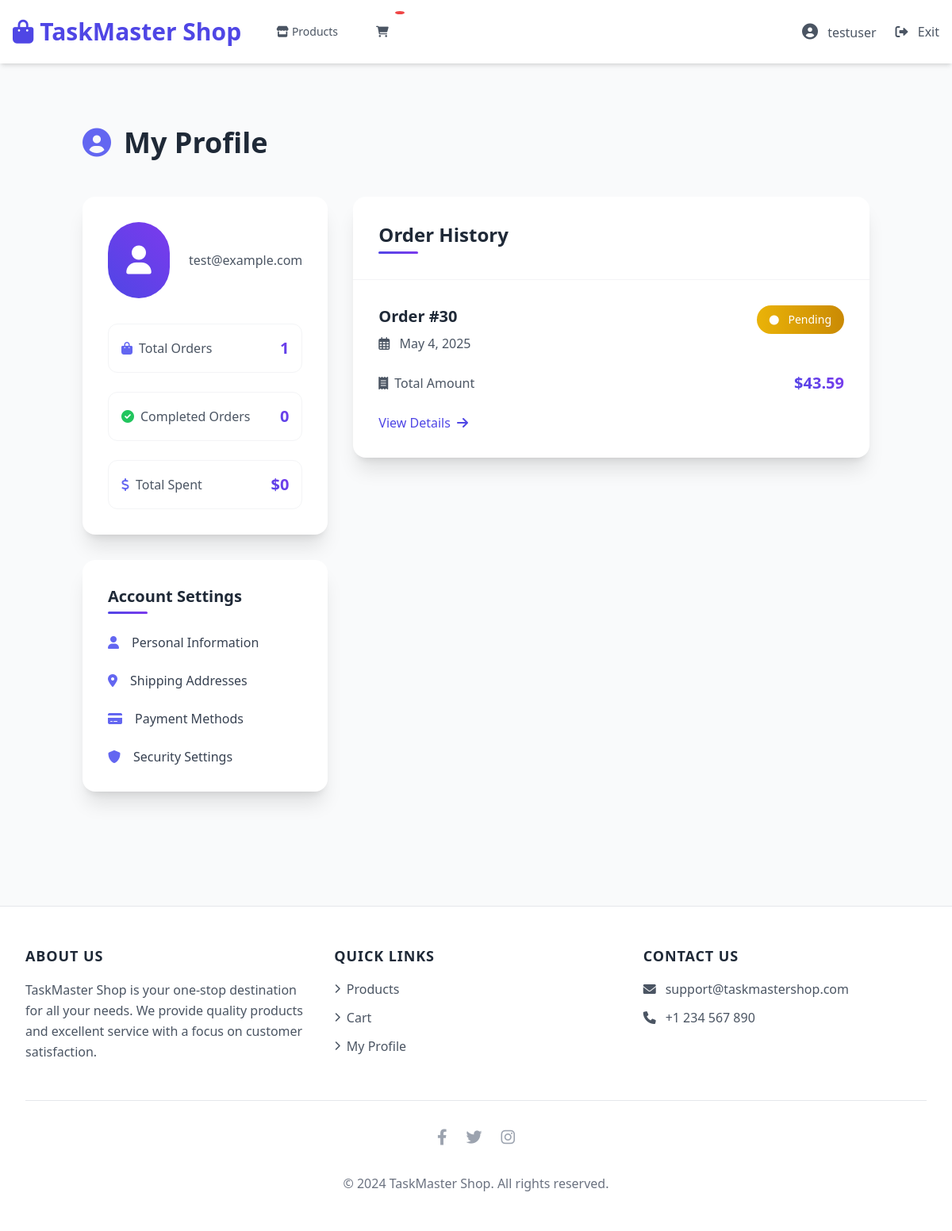
The app's page /shop/profile/ (signed in), older data.
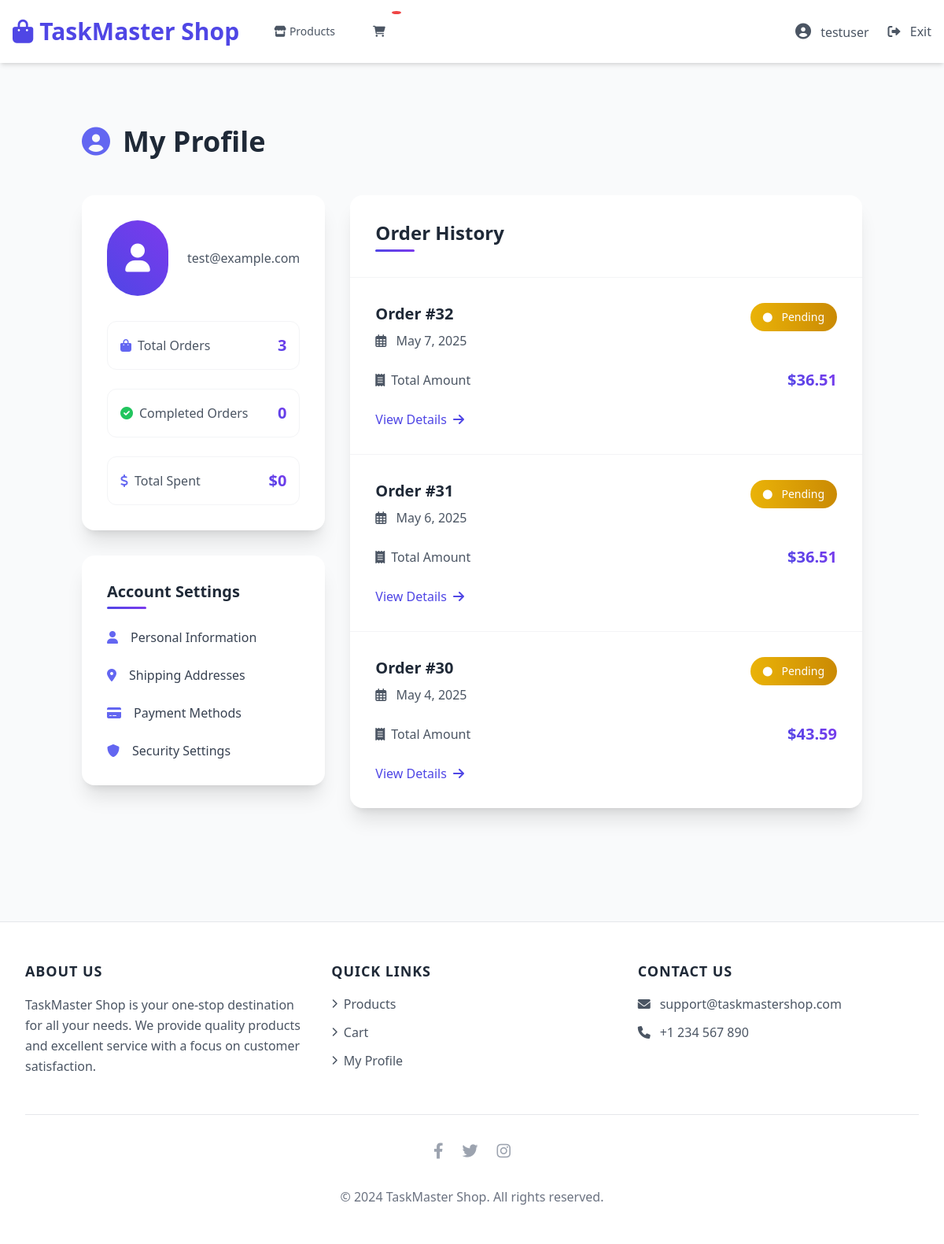
The same page, newer data.
### TASKMASTERAPP/models.py (models this page shows, shortened)
class CustomUser(AbstractUser):
    USER_TYPES = [
        ('user', 'Regular User'),
        ('admin', 'Administrator'),
    ]
    GENDER_CHOICES = [
        ('male', 'Male'),
        ('female', 'Female'),
        ('other', 'Other'),
    ]
    profile_picture = models.ImageField(upload_to='profile_pics/', null=True, blank=True, default='default-profile.jpg')
    bio = models.TextField(max_length=500, blank=True, null=True)
    date_of_birth = models.DateField(null=True, blank=True)
    phone_number = models.CharField(max_length=15, blank=True, null=True)
    gender = models.CharField(max_length=10, choices=GENDER_CHOICES, blank=True, null=True)
    address = models.TextField(blank=True, null=True)
    social = models.URLField(blank=True, null=True)
    user_type = models.CharField(max_length=10, choices=USER_TYPES, default='user')

### shop/models.py (models this page shows, shortened)
class Order(models.Model):
    STATUS_CHOICES = (
        ('pending', 'Pending'),
        ('processing', 'Processing'),
        ('shipped', 'Shipped'),
        ('delivered', 'Delivered'),
        ('completed', 'Completed'),
        ('cancelled', 'Cancelled'),
    )
    PAYMENT_METHOD_CHOICES = (
        ('cod', 'Cash on Delivery'),
        ('online', 'Online Payment'),
    )
    user = models.ForeignKey(settings.AUTH_USER_MODEL, on_delete=models.CASCADE)
    first_name = models.CharField(max_length=50)
    last_name = models.CharField(max_length=50)
    email = models.EmailField()
    phone = models.CharField(max_length=20)
    shipping_address = models.TextField()
    payment_method = models.CharField(max_length=20, choices=PAYMENT_METHOD_CHOICES, default='cod')
    created_at = models.DateTimeField(auto_now_add=True)
    updated_at = models.DateTimeField(auto_now=True)
    status = models.CharField(max_length=20, choices=STATUS_CHOICES, default='pending')
    subtotal = models.DecimalField(max_digits=10, decimal_places=2)
    shipping_cost = models.DecimalField(max_digits=10, decimal_places=2)
    tax = models.DecimalField(max_digits=10, decimal_places=2)
    total = models.DecimalField(max_digits=10, decimal_places=2)

### shop/views.py (the view)
# urls.py: path('profile/', views.UserProfileView.as_view(), name='user_profile'),
class UserProfileView(LoginRequiredMixin, View):
    template_name = 'shop/profile.html'
    def get(self, request):
        user = request.user
        orders = Order.objects.filter(user=user).order_by('-created_at')
        total_orders = orders.count()
        completed_orders = orders.filter(status='completed').count()
        pending_orders = orders.filter(status='pending').count()
        total_spent = orders.filter(status='completed').aggregate(
            total=Sum('total')
        )['total'] or 0
        context = {
            'user': user,
            'total_orders': total_orders,
            'completed_orders': completed_orders,
            'pending_orders': pending_orders,
            'total_spent': total_spent,
            'orders': orders,
        }
        return render(request, self.template_name, context)

### shop/templates/shop/profile.html (shortened to what this page needs)
{% extends "base.html" %}
{% load static %}
{% load shop_filters %}
{% block content %}
<div class="container mx-auto px-4 py-12">
    <div class="max-w-6xl mx-auto">
        <h1 class="text-4xl font-bold mb-12 text-gray-800 flex items-center">
            <i class="fas fa-user-circle mr-4 text-indigo-500"></i>
            My Profile
        </h1>
        <div class="grid grid-cols-1 md:grid-cols-3 gap-8">
            <div class="col-span-1">
                <div class="profile-card bg-white rounded-2xl shadow-xl p-8">
                    <div class="flex items-center space-x-6 mb-8">
                        <div class="avatar-container w-24 h-24 rounded-full flex items-center justify-center">
                            <i class="fas fa-user text-white text-4xl"></i>
                        </div>
                        <div>
                            <p class="text-gray-600">{{ user.email }}</p>
                        </div>
                    </div>
                    <div class="space-y-6">
                        <div class="stat-item flex justify-between items-center p-4 rounded-xl border border-gray-100">
                            <span class="text-gray-600 flex items-center">
                                <i class="fas fa-shopping-bag mr-2 text-indigo-500"></i>
                                Total Orders
                            </span>
                            <span class="text-xl font-bold price-tag">{{ total_orders }}</span>
                        </div>
                        <div class="stat-item flex justify-between items-center p-4 rounded-xl border border-gray-100">
                            <span class="text-gray-600 flex items-center">
                                <i class="fas fa-check-circle mr-2 text-green-500"></i>
                                Completed Orders
                            </span>
                            <span class="text-xl font-bold price-tag">{{ user|get_completed_orders_count }}</span>
                        </div>
                        <div class="stat-item flex justify-between items-center p-4 rounded-xl border border-gray-100">
                            <span class="text-gray-600 flex items-center">
                                <i class="fas fa-dollar-sign mr-2 text-indigo-500"></i>
                                Total Spent
                            </span>
                            <span class="text-xl font-bold price-tag">${{ user|get_total_spent }}</span>
                        </div>
                    </div>
                </div>
                <div class="profile-card bg-white rounded-2xl shadow-xl p-8 mt-8">
                    <h3 class="text-xl font-bold mb-6 text-gray-800 section-title">Account Settings</h3>
                    <div class="space-y-6">
                        <a href="#" class="settings-link flex items-center text-gray-700 hover:text-indigo-600">
                            <i class="fas fa-user mr-4 text-indigo-500"></i>
                            Personal Information
                        </a>
                        <a href="#" class="settings-link flex items-center text-gray-700 hover:text-indigo-600">
                            <i class="fas fa-map-marker-alt mr-4 text-indigo-500"></i>
                            Shipping Addresses
                        </a>
                        <a href="#" class="settings-link flex items-center text-gray-700 hover:text-indigo-600">
                            <i class="fas fa-credit-card mr-4 text-indigo-500"></i>
                            Payment Methods
                        </a>
                        <a href="#" class="settings-link flex items-center text-gray-700 hover:text-indigo-600">
                            <i class="fas fa-shield-alt mr-4 text-indigo-500"></i>
                            Security Settings
                        </a>
                    </div>
                </div>
            </div>
            <div class="col-span-2">
                <div class="profile-card bg-white rounded-2xl shadow-xl">
                    <div class="p-8 border-b border-gray-100">
                        <h2 class="text-2xl font-bold text-gray-800 section-title">Order History</h2>
                    </div>
                    <div class="divide-y divide-gray-100">
                        {% for order in orders %}
                        <div class="order-card p-8">
                            <div class="flex justify-between items-start mb-6">
                                <div>
                                    <h3 class="text-xl font-bold text-gray-800">Order #{{ order.id }}</h3>
                                    <p class="text-gray-600 mt-2">
                                        <i class="far fa-calendar-alt mr-2"></i>
                                        {{ order.created_at|date:"F j, Y" }}
                                    </p>
                                </div>
                                <span class="status-badge px-4 py-2 rounded-full text-sm font-medium
                                    {% if order.status == 'completed' %}bg-gradient-to-r from-green-500 to-green-600 text-white
                                    {% elif order.status == 'pending' %}bg-gradient-to-r from-yellow-500 to-yellow-600 text-white
                                    {% else %}bg-gradient-to-r from-gray-500 to-gray-600 text-white{% endif %}">
                                    <i class="fas fa-circle mr-2 text-xs"></i>
                                    {{ order.get_status_display }}
                                </span>
                            </div>
                            <div class="flex justify-between items-center mb-6">
                                <span class="text-gray-600 flex items-center">
                                    <i class="fas fa-receipt mr-2"></i>
                                    Total Amount
                                </span>
                                <span class="text-xl font-bold price-tag">${{ order.total }}</span>
                            </div>
                            <div class="mt-6">
                                <a href="{% url 'shop:order_detail' order.id %}"
                                   class="view-details-link inline-flex items-center text-indigo-600 hover:text-indigo-800 font-medium">
                                    View Details
                                    <i class="fas fa-arrow-right ml-2"></i>
                                </a>
                            </div>
                        </div>
                        {% endfor %}
                    </div>
                </div>
            </div>
        </div>
    </div>
</div>
{% endblock %}

### templates/base.html (shortened to what this page needs)
<!DOCTYPE html>
<html lang="en">
<head>
    <script src="https://cdn.tailwindcss.com"></script>
    <link rel="stylesheet" href="https://cdnjs.cloudflare.com/ajax/libs/font-awesome/6.0.0/css/all.min.css">
</head>
<body class="bg-gray-50 min-h-screen">
    <nav class="bg-white shadow-md sticky top-0 z-50">
        <div class="max-w-7xl mx-auto px-4">
            <div class="flex justify-between h-20">
                <div class="flex items-center">
                    <div class="flex-shrink-0">
                        <a href="{% url 'shop:product_list' %}" class="text-3xl font-bold text-indigo-600 hover:text-indigo-700 transition-colors">
                            <i class="fas fa-shopping-bag mr-2"></i>TaskMaster Shop
                        </a>
                    </div>
                    <div class="hidden sm:ml-8 sm:flex sm:space-x-6">
                        <a href="{% url 'shop:product_list' %}"
                           class="nav-link text-gray-600 hover:text-indigo-600 px-3 py-2 text-sm font-medium">
                            <i class="fas fa-store mr-1"></i>Products
                        </a>
                        <a href="{% url 'shop:cart_detail' %}"
                           class="nav-link text-gray-600 hover:text-indigo-600 px-3 py-2 text-sm font-medium cart-icon">
                            <i class="fas fa-shopping-cart"></i>
                            <span class="cart-badge">{% if cart|length %}{{ cart|length }}{% endif %}</span>
                        </a>
                    </div>
                </div>
                <div class="hidden sm:flex sm:items-center">
                    {% if user.is_authenticated %}
                        <div class="ml-6 relative">
                            <div class="flex items-center space-x-6">
                                <a href="{% url 'shop:user_profile' %}"
                                   class="nav-link text-gray-600 hover:text-indigo-600">
                                    <i class="fas fa-user-circle text-xl"></i>
                                    <span class="ml-2">{{ user.get_full_name|default:user.username }}</span>
                                </a>
                                <a href="{% url 'index' %}"
                                   class="nav-link text-gray-600 hover:text-indigo-600">
                                    <i class="fas fa-sign-out-alt"></i>
                                    <span class="ml-2">Exit</span>
                                </a>
                            </div>
                        </div>
                    {% endif %}
                </div>
            </div>
        </div>
    </nav>
    <main class="max-w-7xl mx-auto py-8 sm:px-6 lg:px-8">
        {% block content %}
        {% endblock %}
    </main>
    <footer class="bg-white mt-16 border-t border-gray-200">
        <div class="max-w-7xl mx-auto py-12 px-4 sm:px-6 lg:px-8">
            <div class="grid grid-cols-1 md:grid-cols-3 gap-8">
                <div class="hover-scale">
                    <h3 class="text-lg font-semibold text-gray-800 tracking-wider uppercase mb-4">About Us</h3>
                    <p class="text-gray-600 leading-relaxed">
                        TaskMaster Shop is your one-stop destination for all your needs. We provide quality products and excellent service with a focus on customer satisfaction.
                    </p>
                </div>
                <div>
                    <h3 class="text-lg font-semibold text-gray-800 tracking-wider uppercase mb-4">Quick Links</h3>
                    <ul class="space-y-3">
                        <li>
                            <a href="{% url 'shop:product_list' %}" class="text-gray-600 hover:text-indigo-600 transition-colors flex items-center">
                                <i class="fas fa-chevron-right mr-2 text-xs"></i>Products
                            </a>
                        </li>
                        <li>
                            <a href="{% url 'shop:cart_detail' %}" class="text-gray-600 hover:text-indigo-600 transition-colors flex items-center">
                                <i class="fas fa-chevron-right mr-2 text-xs"></i>Cart
                            </a>
                        </li>
                        {% if user.is_authenticated %}
                        <li>
                            <a href="{% url 'shop:user_profile' %}" class="text-gray-600 hover:text-indigo-600 transition-colors flex items-center">
                                <i class="fas fa-chevron-right mr-2 text-xs"></i>My Profile
                            </a>
                        </li>
                        {% endif %}
                    </ul>
                </div>
                <div>
                    <h3 class="text-lg font-semibold text-gray-800 tracking-wider uppercase mb-4">Contact Us</h3>
                    <ul class="space-y-3">
                        <li class="text-gray-600 hover:text-indigo-600 transition-colors">
                            <a href="mailto:support@taskmastershop.com" class="flex items-center">
                                <i class="fas fa-envelope mr-3"></i>
                                support@taskmastershop.com
                            </a>
                        </li>
                        <li class="text-gray-600 hover:text-indigo-600 transition-colors">
                            <a href="tel:+1234567890" class="flex items-center">
                                <i class="fas fa-phone mr-3"></i>
                                +1 234 567 890
                            </a>
                        </li>
                    </ul>
                </div>
            </div>
            <div class="mt-12 border-t border-gray-200 pt-8">
                <div class="flex justify-center space-x-6">
                    <a href="#" class="text-gray-400 hover:text-indigo-600 transition-colors">
                        <i class="fab fa-facebook-f text-xl"></i>
                    </a>
                    <a href="#" class="text-gray-400 hover:text-indigo-600 transition-colors">
                        <i class="fab fa-twitter text-xl"></i>
                    </a>
                    <a href="#" class="text-gray-400 hover:text-indigo-600 transition-colors">
                        <i class="fab fa-instagram text-xl"></i>
                    </a>
                </div>
                <p class="mt-8 text-center text-gray-500">
                    &copy; 2024 TaskMaster Shop. All rights reserved.
                </p>
            </div>
        </div>
    </footer>
</body>
</html>

Row changes from the older to the newer data that the page shows:
added Order: id "32", created_at "May 7, 2025", status "Pending", total "36.51"
added Order: id "31", created_at "May 6, 2025", status "Pending", total "36.51"
Text that changed along with them:
{{ total_orders }}: "1" → "3"
